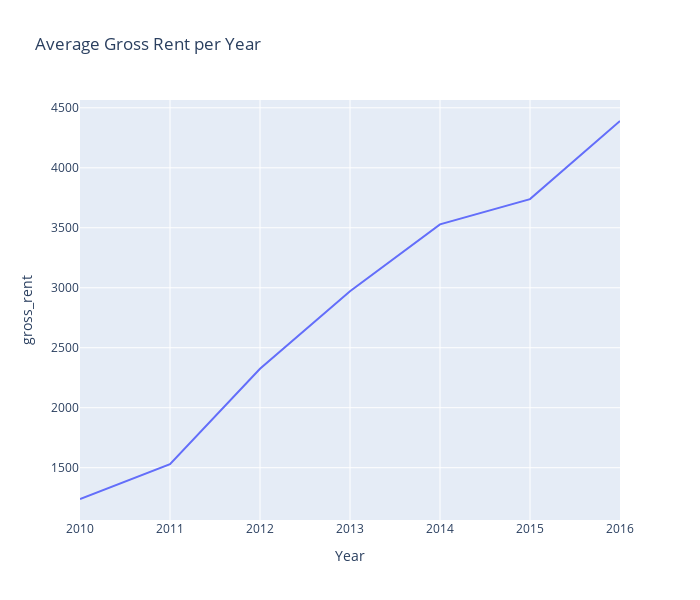

The notebook cell this image was saved under:
### Code cell
#average_gross_rent()

### Figure 1 — Plotly figure (JSON) as saved in the notebook; plotly's stock layout.template omitted (floating-point values rounded to 4 significant figures)
{"data": [{"hovertemplate": "Year=%{x}<br>gross_rent=%{y}<extra></extra>", "legendgroup": "", "line": {"color": "#636efa", "dash": "solid"}, "marker": {"symbol": "circle"}, "mode": "lines", "name": "", "orientation": "v", "showlegend": false, "type": "scatter", "x": [2010, 2011, 2012, 2013, 2014, 2015, 2016], "xaxis": "x", "y": [1239, 1530, 2324, 2971, 3528, 3739, 4390], "yaxis": "y"}], "layout": {"height": 600, "legend": {"tracegroupgap": 0}, "title": {"text": "Average Gross Rent per Year"}, "width": 700, "xaxis": {"anchor": "y", "autorange": true, "domain": [0, 1], "range": [2010, 2016], "title": {"text": "Year"}, "type": "linear"}, "yaxis": {"anchor": "x", "autorange": true, "domain": [0, 1], "range": [1064.0, 4565.0], "title": {"text": "gross_rent"}, "type": "linear"}}}
